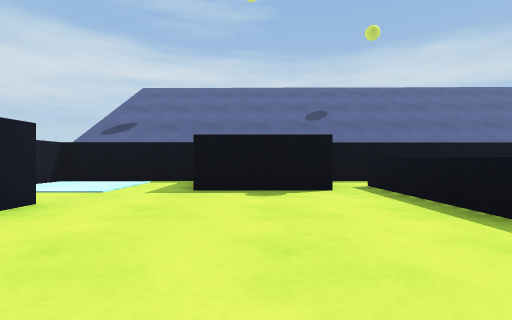
View 1 (above)

22 first-person views from a walk through a 3-D level made in the Unity game engine. The camera is 0.49 m above the floor, looks level and sees 85° across. The floor is counted in squares, 1 m on a side. Each view is taken from the middle of a square. On the plan, view 1 faces up. The plan holds only what a view shows up to about 9 squares ahead; the rest is blank. The place goes on beyond the plan. The player is left out.

View 2
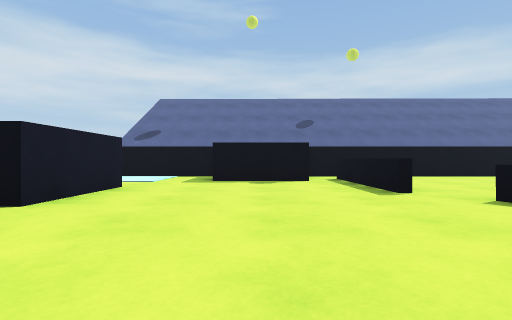

View 3
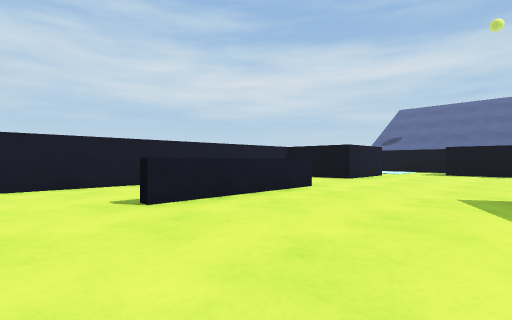

View 4
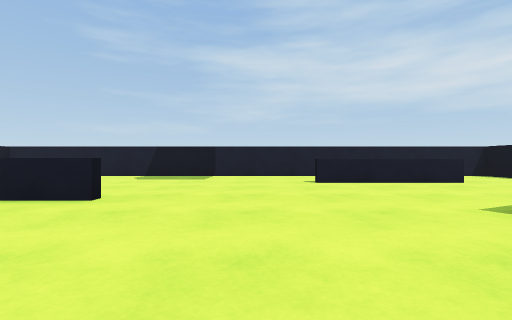

View 5
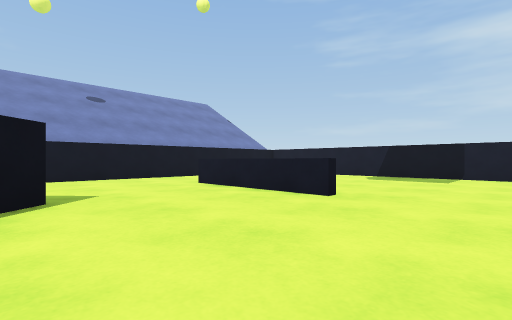

View 6
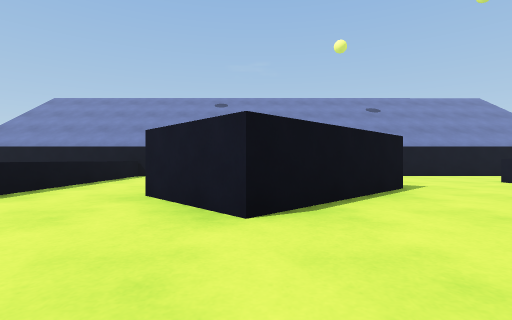

View 7
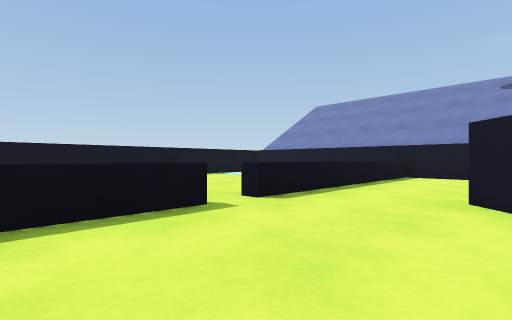

View 8
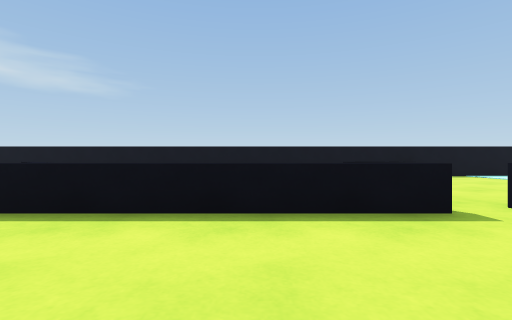

View 9
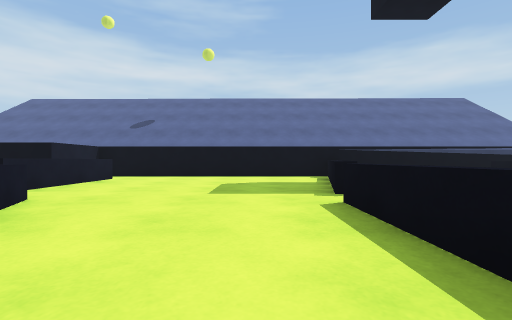

View 10
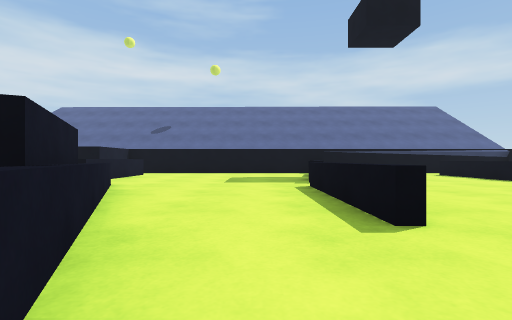

View 11
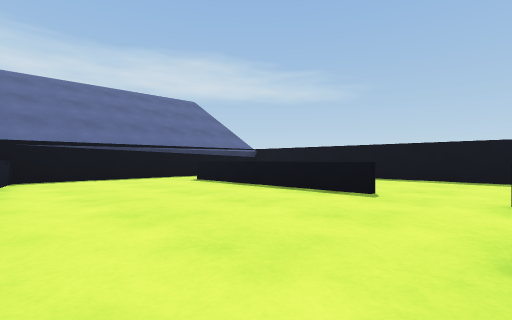

View 12
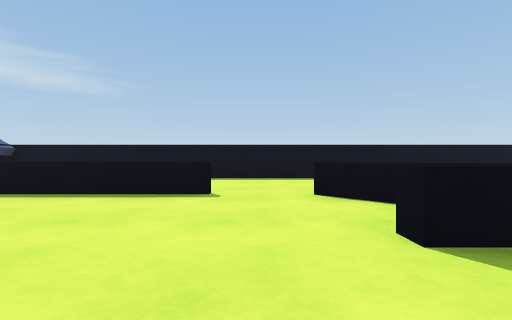

View 13
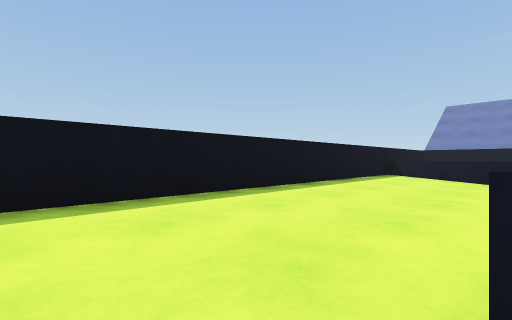

View 14
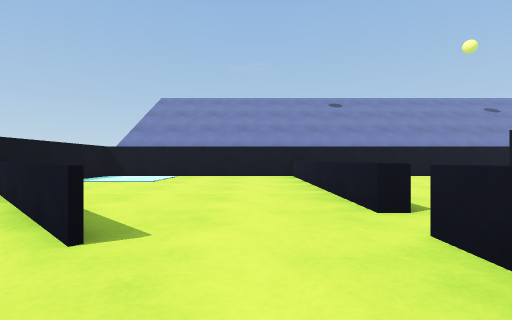

View 15
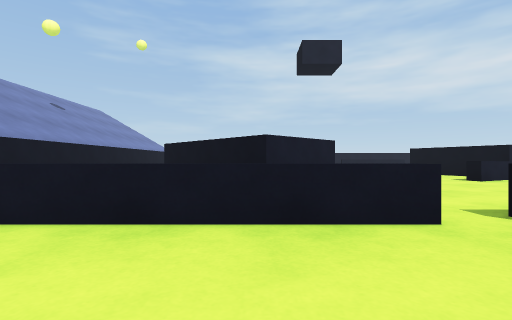

View 16
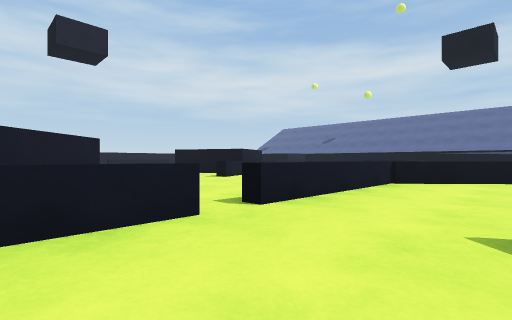

View 17
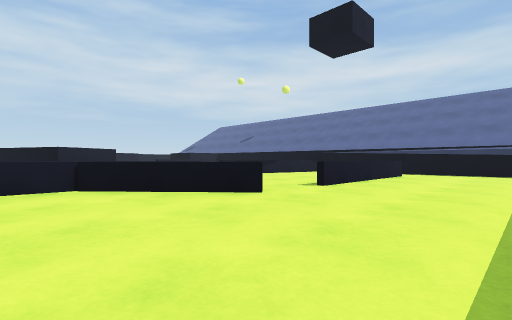

View 18
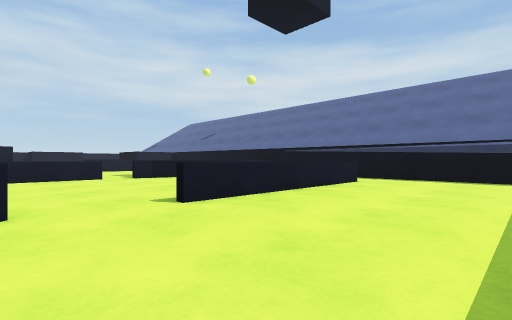

View 19
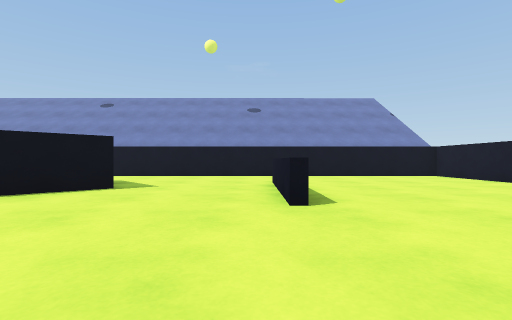

View 20
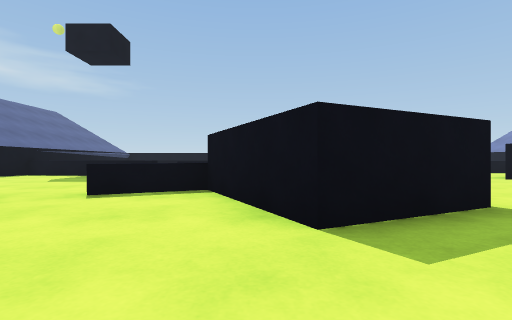

View 21
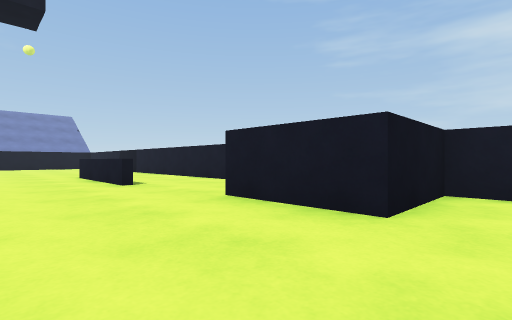

View 22
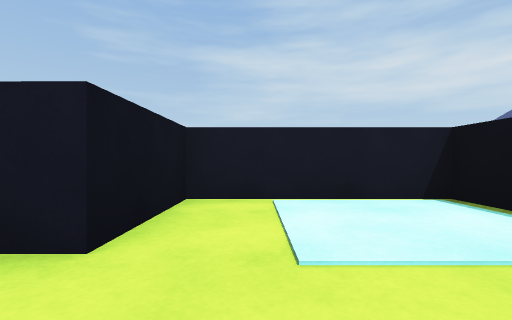

### Floor plan
Key: @ floor where view 1 was taken; # wall or solid block; x gap in a wall; . floor; = window, fence, low wall or low ledge; ^ raised ledge; B black block.
Columns run from 5 left of view 1 to 16 right of it. Each row starts with its distance up from view 1.
  7 ######################
  6 #...  B......^.......#
  5 #...BBB#.....^...=...#
  4 #......#.... ^...=...#
  3 #BB....#....==...=...#
  2 # B.........x....=...#
  1 #BB.....^...=....=...#
  0 #....@..##..=........#
 -1 #......###..=..^x=...#
 -2 #..#..####=.=..^=....#
 -3 #..#...##.^....^.....#
 -4 #..#......=....^.....#
 -5 #..............^.....#
 -6 #..............^.....#
 -7 #..............x.==..#
 -8 #....#.....##..^..==.#
 -9 #....#...####..^...==#
-10 #....#...###...^.....#
-11 #....#....# ...^.....#
-12 #.......... ...^.....#
-13 #..............^.....#
-14 ######################

Where each view was taken, in squares from view 1:
view 1: 0 up, 0 right, facing up
view 2: 2 down, 0 right, facing up
view 3: 6 down, 1 right, facing up-left
view 4: 6 down, 4 right, facing left
view 5: 6 down, 4 right, facing down-left
view 6: 5 down, 6 right, facing down
view 7: 5 down, 7 right, facing down-right
view 8: 5 down, 7 right, facing right
view 9: 2 down, 6 right, facing up
view 10: 4 down, 6 right, facing up
view 11: 1 down, 8 right, facing up-right
view 12: 0 up, 8 right, facing right
view 13: 0 up, 12 right, facing down-right
view 14: 5 down, 11 right, facing down
view 15: 9 down, 12 right, facing left
view 16: 9 down, 12 right, facing up-left
view 17: 4 down, 15 right, facing up-left
view 18: 1 down, 15 right, facing up-left
view 19: 5 down, 1 right, facing down
view 20: 1 down, 1 left, facing right
view 21: 4 up, 0 right, facing down-left
view 22: 4 up, 1 left, facing left
